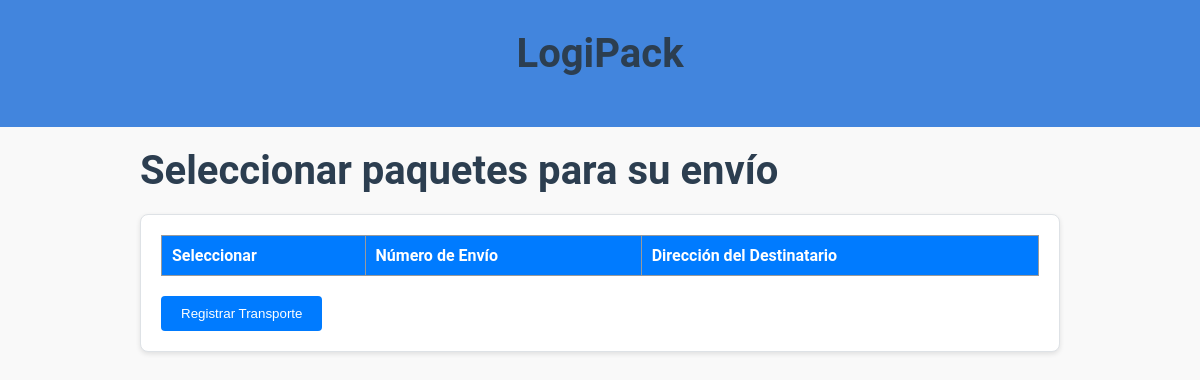
/funcion3?sucursal=1, run on an earlier commit of the app's database.
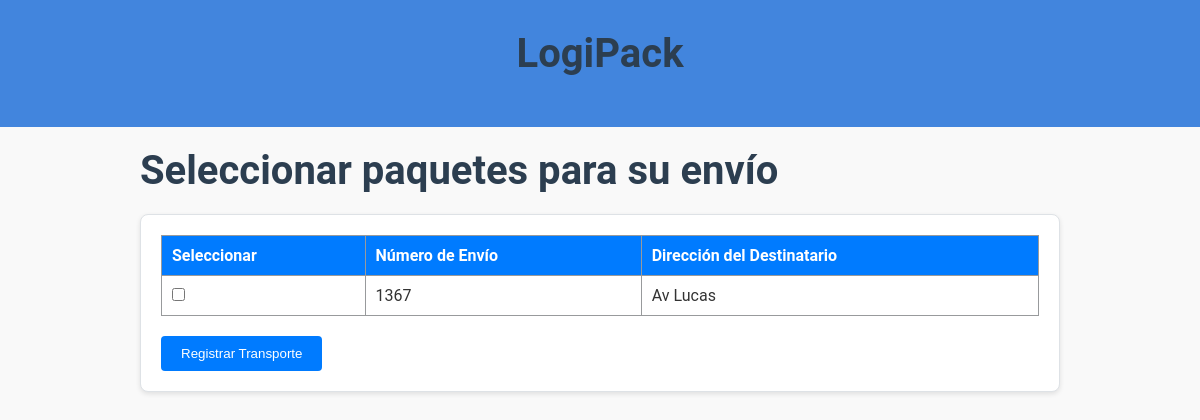
And on a later commit of the database.
### model.py (models this page shows)
class Paquete(db.Model):
    __tablename__ = 'paquete'
    id = db.Column(db.Integer, primary_key=True)
    numeroenvio = db.Column(db.Integer)
    peso = db.Column(db.Integer)
    nomdestinatario = db.Column(db.String(60))
    dirdestinatario = db.Column(db.String(100))
    entregado = db.Column(db.Boolean, nullable=False, default=False)
    observaciones = db.Column(db.Text)
    idsucursal = db.Column(db.Integer, db.ForeignKey('sucursal.id'))
    idtransporte = db.Column(db.Integer, db.ForeignKey('transporte.id'))
    idrepartidor = db.Column(db.Integer, db.ForeignKey('repartidor.id'))

### app.py (the view)
@app.route("/funcion3", methods=['GET', 'POST'])
def funcion3():
    if request.method == 'POST':
        paquete_ids = request.form.getlist('paquetes')
        id_sucursal = request.form.get('id_sucursal')
        if not paquete_ids:
            flash("No se han seleccionado paquetes para el transporte", "error")
            return redirect(url_for('funcion3', sucursal=id_sucursal))
        try:
            transporte = Transporte(
                numerotransporte=random.randint(1000, 1500),
                fechahorasalida=datetime.now(),
                fechahorallegada=None,
                idsucursal=id_sucursal
            )
            db.session.add(transporte)
            db.session.commit()
            for paquete_id in paquete_ids:
                paquete = Paquete.query.get(paquete_id)
                if paquete:
                    paquete.idtransporte = transporte.id
                    paquete.entregado = 1
                    db.session.commit()
            flash("Transporte registrado con éxito", "success")
        except Exception as e:
            db.session.rollback()
            flash("Error al registrar el transporte: {}".format(str(e)), "error")
        return redirect(url_for('funcion1'))
    else:
        id_sucursal = request.args.get('sucursal')
        if not id_sucursal:
            return redirect(url_for('funcion1'))
        paquetes = Paquete.query.filter_by(entregado=0, idrepartidor=0, idsucursal=id_sucursal).all() #  filtro por sucursal
        return render_template('funcion3.html', paquetes=paquetes, id_sucursal=id_sucursal)

### templates/funcion3.html (shortened to what this page needs)
<!DOCTYPE html>
<html lang="es">
<head>
    <link rel="stylesheet" href="{{ url_for('static', filename='funcion3.css') }}">
</head>
<body>
    <header class="header">
        <div class="container">
            <h1>LogiPack</h1>
        </div>
    </header>
    <div class="container">
        <h1>Seleccionar paquetes para su envío</h1>
        <form method="POST">
            <table>
                <thead>
                    <tr>
                        <th>Seleccionar</th>
                        <th>Número de Envío</th>
                        <th>Dirección del Destinatario</th>
                    </tr>
                </thead>
                <tbody>
                    {% for paquete in paquetes %}
                        <tr>
                            <td><input type="checkbox" name="paquetes" value="{{ paquete.id }}"></td>
                            <td>{{ paquete.numeroenvio }}</td>
                            <td>{{ paquete.dirdestinatario }}</td>
                        </tr>
                    {% endfor %}
                </tbody>
            </table>
            <button type="submit">Registrar Transporte</button>
        </form>
    </div>
</body>
</html>

### static/funcion3.css (style rules this page uses)
* { margin: 0; padding: 0; box-sizing: border-box; }
body { font-family: 'Roboto', sans-serif; background-color: #f9f9f9; color: #333; }
.container { max-width: 960px; margin: 0 auto; padding: 20px; }
.header { background-color: #4285dd; padding: 10px 0; text-align: center; }
.header h1, h1 { font-size: 2.5rem; margin-bottom: 20px; color: #2c3e50; }
form { background-color: #ffffff; border: 1px solid #dee2e6; padding: 20px; border-radius: 8px; box-shadow: 0 2px 5px rgba(0, 0, 0, 0.1); }
button { display: inline-block; padding: 10px 20px; background-color: #007bff; color: #fff; border: none; border-radius: 4px; cursor: pointer; transition: background-color 0.3s ease, transform 0.2s ease; }
table { width: 100%; border-collapse: collapse; margin-bottom: 20px; }
thead { background-color: #007bff; color: #ffffff; }
th, td { padding: 10px; border: 1px solid #989a9c; text-align: left; }

What changed in the data, as far as the page shows it:
added Paquete: numeroenvio "1367", dirdestinatario "Av Lucas"
